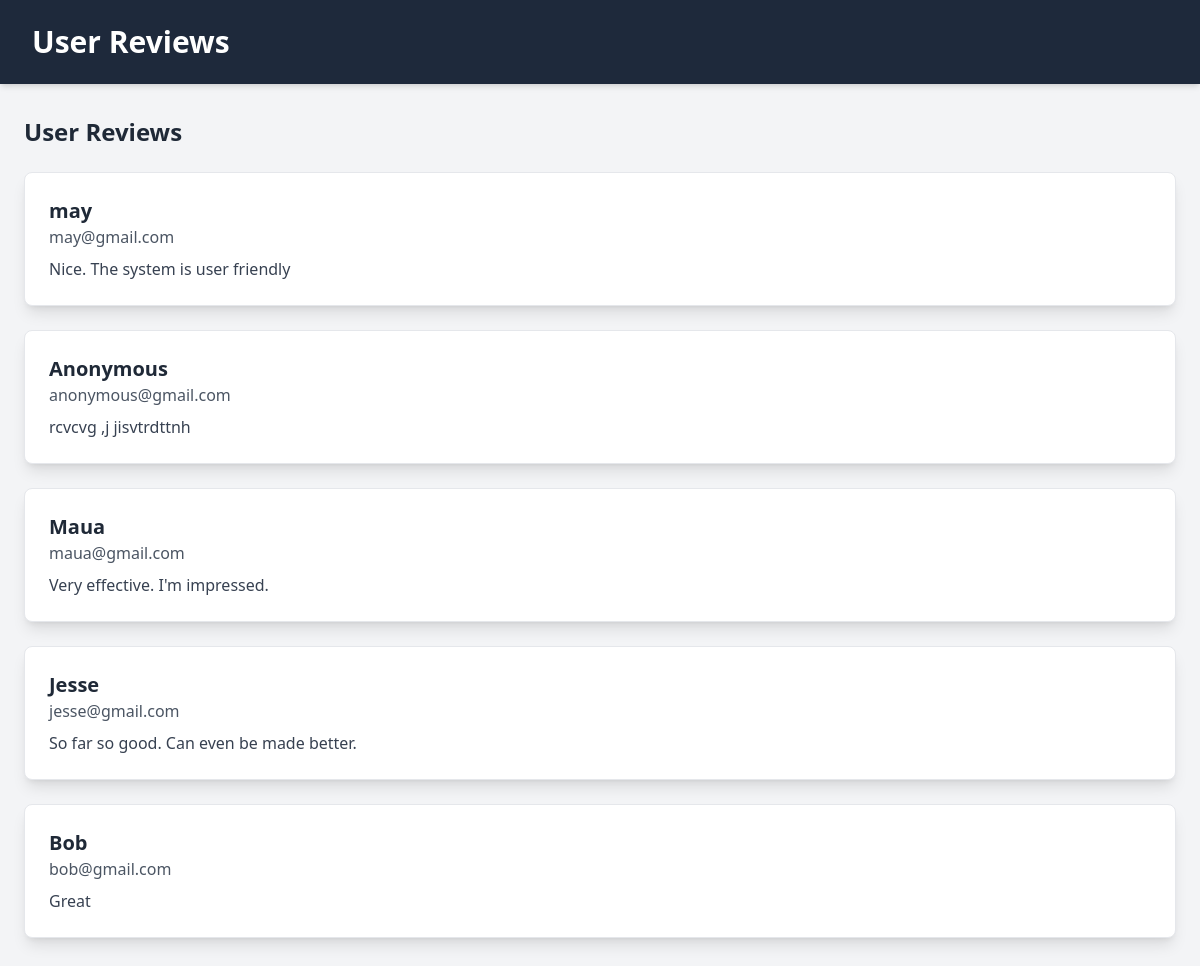
Page /feedback_list/ on the committed database.
### core/models.py (models this page shows, shortened)
class Feedback(models.Model):
    ticket = models.OneToOneField(Ticket, on_delete=models.CASCADE)
    user_name = models.CharField(max_length=100)
    user_email = models.EmailField(max_length=254)
    message = models.TextField()
    rating = models.PositiveSmallIntegerField(choices=[(i, i) for i in range(1, 6)])
    created_at = models.DateTimeField(auto_now_add=True)

### core/views.py (the view)
# urls.py: path('feedback_list/', views.feedback_list, name='feedback_list'),
def feedback_list(request):
    feedbacks = Feedback.objects.all()
    return render(request, 'core/feedback_list.html', {'feedbacks': feedbacks})

### core/templates/core/feedback_list.html (shortened to what this page needs)
<!DOCTYPE html>
<html lang="en">
<head>
    <script src="https://cdn.tailwindcss.com"></script>
</head>
<body class="bg-gray-100">
    <nav class="py-6 px-8 flex items-center justify-between bg-slate-800 shadow-md">
        <h1 class="text-3xl text-white font-semibold">
            <a href="{% url 'core:feedback_list' %}" class="hover:text-gray-300 transition">User Reviews</a>
        </h1>
    </nav>
    <main class="py-8 px-6">
        <div class="max-w-6xl mx-auto">
            <h2 class="text-2xl font-bold mb-6 text-gray-800">User Reviews</h2>
            <div class="grid grid-cols-1 gap-6">
                {% if feedbacks %}
                    {% for feedback in feedbacks %}
                        <div class="bg-white p-6 rounded-lg shadow-lg border border-gray-200">
                            <h3 class="text-xl font-semibold text-gray-800">{{ feedback.user_name }}</h3>
                            <p class="text-gray-600">{{ feedback.user_email }}</p>
                            <p class="mt-2 text-gray-700">{{ feedback.message }}</p>
                        </div>
                    {% endfor %}
                {% else %}
                    <p class="text-gray-600">No feedback available.</p>
                {% endif %}
            </div>
        </div>
    </main>
</body>
</html>

### rows in the picture
Feedback: user_name "may", user_email "may@gmail.com", message "Nice. The system is user friendly"
Feedback: user_name "Anonymous", user_email "anonymous@gmail.com", message "rcvcvg ,j jisvtrdttnh"
Feedback: user_name "Maua", user_email "maua@gmail.com", message "Very effective. I'm impressed."
Feedback: user_name "Jesse", user_email "jesse@gmail.com", message "So far so good. Can even be made better."
Feedback: user_name "Bob", user_email "bob@gmail.com", message "Great"
